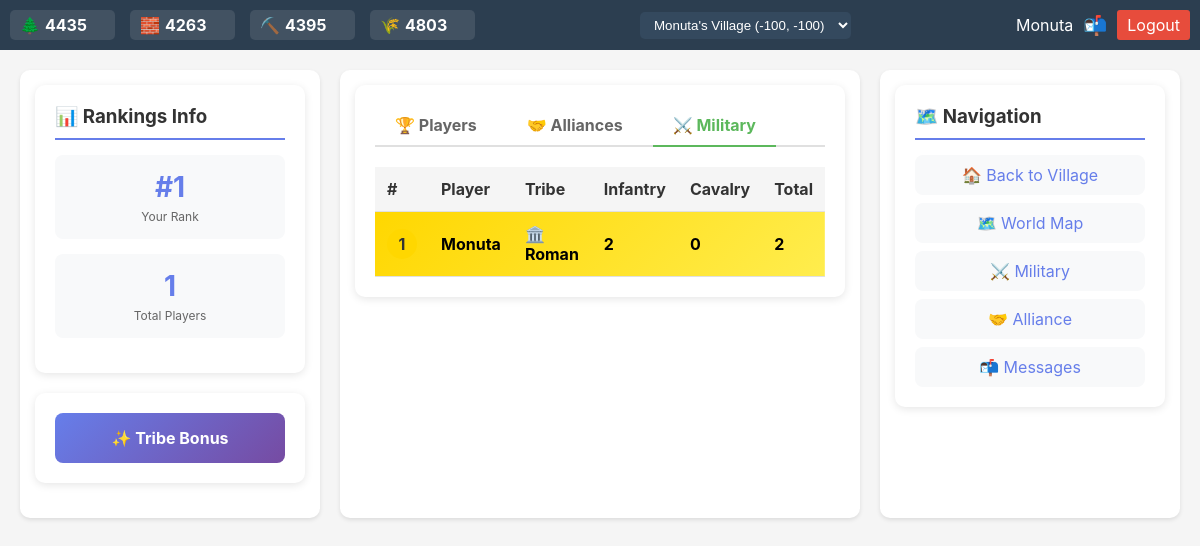
The page /rankings.php?tab=military&page=1 (signed in) on the database its author committed.
### tables this page shows
CREATE TABLE `resources` (
  `village_id` int(11) NOT NULL,
  `wood` decimal(12,2) DEFAULT 500.00,
  `clay` decimal(12,2) DEFAULT 500.00,
  `iron` decimal(12,2) DEFAULT 500.00,
  `crop` decimal(12,2) DEFAULT 500.00,
  `wood_production` int(11) DEFAULT 10,
  `clay_production` int(11) DEFAULT 10,
  `iron_production` int(11) DEFAULT 10,
  `crop_production` int(11) DEFAULT 5,
  `last_update` timestamp NOT NULL DEFAULT current_timestamp() ON UPDATE current_timestamp(),
  PRIMARY KEY (`village_id`),
  CONSTRAINT `resources_ibfk_1` FOREIGN KEY (`village_id`) REFERENCES `villages` (`id`) ON DELETE CASCADE
);

CREATE TABLE `users` (
  `id` int(11) NOT NULL AUTO_INCREMENT,
  `username` varchar(50) NOT NULL,
  `password_hash` varchar(255) NOT NULL,
  `email` varchar(100) NOT NULL,
  `tribe` enum('roman','teuton','gaul') NOT NULL,
  `created_at` timestamp NOT NULL DEFAULT current_timestamp(),
  `last_login` datetime DEFAULT NULL,
  `beginner_protection_until` datetime DEFAULT NULL,
  `is_active` tinyint(1) DEFAULT 1,
  `is_banned` tinyint(1) DEFAULT 0,
  `ip_address` varchar(45) DEFAULT NULL,
  PRIMARY KEY (`id`),
  UNIQUE KEY `username` (`username`),
  UNIQUE KEY `email` (`email`),
  KEY `idx_username` (`username`),
  KEY `idx_email` (`email`)
);

### src/classes/village.php (called while the page is built, shortened)
<?php
require_once __DIR__ . '/../config/database.php';
class Village {
    private $conn;
    public function __construct() {
        $database = new Database();
        $this->conn = $database->getConnection();
    }
    public function getResources($village_id) {
        $query = "SELECT * FROM resources WHERE village_id = :village_id";
        $stmt = $this->conn->prepare($query);
        $stmt->bindParam(':village_id', $village_id);
        $stmt->execute();
        return $stmt->fetch(PDO::FETCH_ASSOC);
    }
}
?>

### src/config/database.php (called while the page is built, shortened)
<?php
class Database {
    private $host = 'localhost';
    private $db_name = 'travian_clone';
    private $username = 'root';
    private $password = '';
    public function getConnection() {
        $this->conn = null;
        try {
            $this->conn = new PDO(
                "mysql:host=" . $this->host . ";dbname=" . $this->db_name,
                $this->username,
                $this->password
            );
            $this->conn->setAttribute(PDO::ATTR_ERRMODE, PDO::ERRMODE_EXCEPTION);
            $this->conn->exec("set names utf8");
        } catch(PDOException $exception) {
            error_log("Connection error: " . $exception->getMessage());
        }
        return $this->conn;
    }
}
?>

### src/classes/user.php (called while the page is built, shortened)
<?php
require_once __DIR__ . '/../config/database.php';
class User {
    private $conn;
    public $id;
    public function __construct() {
        $database = new Database();
        $this->conn = $database->getConnection();
    }
    public function getVillages() {
        $query = "SELECT * FROM villages WHERE user_id = :user_id ORDER BY is_capital DESC, created_at ASC";
        $stmt = $this->conn->prepare($query);
        $stmt->bindParam(':user_id', $this->id);
        $stmt->execute();
        return $stmt->fetchAll(PDO::FETCH_ASSOC);
    }
    public function getPlayerRank($user_id) {
        $query = "SELECT FIND_IN_SET(total_population, (
                    SELECT GROUP_CONCAT(total_population ORDER BY total_population DESC)
                    FROM player_rankings
                  )) as rank FROM player_rankings WHERE id = :user_id";
        $stmt = $this->conn->prepare($query);
        $stmt->bindParam(':user_id', $user_id);
        $stmt->execute();
        $result = $stmt->fetch(PDO::FETCH_ASSOC);
        return $result ? $result['rank'] : null;
    }
    public function getTotalPlayers() {
        $query = "SELECT COUNT(*) as total FROM player_rankings";
        $stmt = $this->conn->prepare($query);
        $stmt->execute();
        $result = $stmt->fetch(PDO::FETCH_ASSOC);
        return $result['total'];
    }
}
?>

### src/classes/alliance.php (called while the page is built, shortened)
<?php
require_once __DIR__ . '/../config/database.php';
class Alliance {
    private $conn;
    public function __construct() {
        $database = new Database();
        $this->conn = $database->getConnection();
    }
    public function getMilitaryRankings($limit = 100, $offset = 0) {
        $query = "SELECT * FROM military_rankings ORDER BY total_troops DESC LIMIT :limit OFFSET :offset";
        $stmt = $this->conn->prepare($query);
        $stmt->bindParam(':limit', $limit, PDO::PARAM_INT);
        $stmt->bindParam(':offset', $offset, PDO::PARAM_INT);
        $stmt->execute();
        return $stmt->fetchAll(PDO::FETCH_ASSOC);
    }
}
?>

### src/classes/message.php (called while the page is built, shortened)
<?php
require_once __DIR__ . '/../config/database.php';
class Message {
    private $conn;
    public function __construct() {
        $database = new Database();
        $this->conn = $database->getConnection();
    }
    public function getUnreadCount($user_id) {
        $query = "SELECT COUNT(*) as count FROM messages WHERE to_user_id = :user_id AND is_read = 0";
        $stmt = $this->conn->prepare($query);
        $stmt->bindParam(':user_id', $user_id);
        $stmt->execute();
        $row = $stmt->fetch(PDO::FETCH_ASSOC);
        return $row['count'];
    }
}
?>

### public/rankings.php (the view, shortened to what this page needs)
<?php
require_once '../src/classes/User.php';
require_once '../src/classes/Alliance.php';
include_once 'includes/header.php';
$alliance = new Alliance();
$tab = isset($_GET['tab']) ? $_GET['tab'] : 'players';
$page = isset($_GET['page']) ? intval($_GET['page']) : 1;
$limit = 20;
$offset = ($page - 1) * $limit;
$rankings = [];
$total = 0;
$user_rank = null;
if($tab == 'players') {
    $rankings = $user->getPlayerRankings($limit, $offset);
    $total = $user->getTotalPlayers();
    $user_rank = $user->getPlayerRank($_SESSION['user_id']);
} elseif($tab == 'military') {
    $rankings = $alliance->getMilitaryRankings($limit, $offset);
    $total = $user->getTotalPlayers();
    $user_rank = $user->getPlayerRank($_SESSION['user_id']);
}
?>
<!DOCTYPE html>
<html lang="en">
<head>
    <link rel="stylesheet" href="css/style.css">
</head>
<body>
    <div class="game-container">
        <div class="game-content">
            <div class="left-column">
                <div class="rankings-card">
                    <h3>📊 Rankings Info</h3>
                    <div class="stats-box">
                        <div class="stats-number">#<?php echo $user_rank ?: '?'; ?></div>
                        <div class="stats-label">Your Rank</div>
                    </div>
                    <div class="stats-box">
                        <div class="stats-number"><?php echo number_format($total); ?></div>
                        <div class="stats-label">Total <?php echo $tab == 'alliances' ? 'Alliances' : 'Players'; ?></div>
                    </div>
                </div>
                <div class="rankings-card">
                    <div class="tribe-bonus">
                        <strong>✨ Tribe Bonus</strong><br>
                    </div>
                </div>
            </div>
            <div class="center-column">
                <div class="rankings-card">
                    <div class="rank-tabs">
                        <a href="?tab=players&page=1" class="rank-tab <?php echo $tab == 'players' ? 'active' : ''; ?>">🏆 Players</a>
                        <a href="?tab=alliances&page=1" class="rank-tab <?php echo $tab == 'alliances' ? 'active' : ''; ?>">🤝 Alliances</a>
                        <a href="?tab=military&page=1" class="rank-tab <?php echo $tab == 'military' ? 'active' : ''; ?>">⚔️ Military</a>
                    </div>
                    <table class="rankings-table">
                        <thead>
                            <tr>
                                <th>#</th>
                                <th><?php echo $tab == 'alliances' ? 'Alliance' : 'Player'; ?></th>
                                <?php if($tab == 'players'): ?>
                                    <th>Tribe</th>
                                    <th>Villages</th>
                                    <th>Population</th>
                                <?php elseif($tab == 'military'): ?>
                                    <th>Tribe</th>
                                    <th>Infantry</th>
                                    <th>Cavalry</th>
                                    <th>Total</th>
                                <?php endif; ?>
                            </tr>
                        </thead>
                        <tbody>
                            <?php
                            $rank_start = $offset + 1;
                            foreach($rankings as $index => $item):
                                $rank = $rank_start + $index;
                                $row_class = '';
                                if($rank == 1) $row_class = 'rank-1';
                                elseif($rank == 2) $row_class = 'rank-2';
                                elseif($rank == 3) $row_class = 'rank-3';
                            ?>
                                <tr class="<?php echo $row_class; ?>">
                                    <td><span class="rank-badge"><?php echo $rank; ?></span></td>
                                    <td>
                                        <strong><?php echo htmlspecialchars($tab == 'alliances' ? $item['name'] : $item['username']); ?></strong>
                                    </td>
                                    <?php if($tab == 'players'): ?>
                                        <td>
                                            <?php
                                            $tribe_icon = '';
                                            if($item['tribe'] == 'roman') $tribe_icon = '🏛️';
                                            elseif($item['tribe'] == 'teuton') $tribe_icon = '⚔️';
                                            elseif($item['tribe'] == 'gaul') $tribe_icon = '🛡️';
                                            echo $tribe_icon . ' ' . ucfirst($item['tribe']);
                                            ?>
                                        </td>
                                        <td><?php echo number_format($item['total_villages']); ?></td>
                                        <td><?php echo number_format($item['total_population']); ?></td>
                                    <?php elseif($tab == 'military'): ?>
                                        <td>
                                            <?php
                                            if($item['tribe'] == 'roman') echo '🏛️ Roman';
                                            elseif($item['tribe'] == 'teuton') echo '⚔️ Teuton';
                                            elseif($item['tribe'] == 'gaul') echo '🛡️ Gaul';
                                            ?>
                                        </td>
                                        <td><?php echo number_format($item['infantry']); ?></td>
                                        <td><?php echo number_format($item['cavalry']); ?></td>
                                        <td><strong><?php echo number_format($item['total_troops']); ?></strong></td>
                                    <?php endif; ?>
                                </tr>
                            <?php endforeach; ?>
                        </tbody>
                    </table>
                </div>
            </div>
            <div class="right-column">
                <div class="rankings-card">
                    <h3>🗺️ Navigation</h3>
                    <div class="nav-links">
                        <a href="village.php" class="nav-link">🏠 Back to Village</a>
                        <a href="map.php" class="nav-link">🗺️ World Map</a>
                        <a href="military.php" class="nav-link">⚔️ Military</a>
                        <a href="alliance.php" class="nav-link">🤝 Alliance</a>
                        <a href="messages.php" class="nav-link">📬 Messages</a>
                    </div>
                </div>
            </div>
        </div>
    </div>
</body>
</html>

### public/includes/header.php (shortened to what this page needs)
<?php
require_once __DIR__ . '/../../src/classes/User.php';
require_once __DIR__ . '/../../src/classes/Village.php';
require_once __DIR__ . '/../../src/classes/Message.php';
$user = new User();
$user->id = $_SESSION['user_id'];
$villages = $user->getVillages();
$current_village_id = isset($_GET['village']) ? intval($_GET['village']) :
                      (isset($_SESSION['current_village_id']) ? $_SESSION['current_village_id'] :
                      (!empty($villages) ? $villages[0]['id'] : 0));
$resources = null;
if($current_village_id > 0) {
    $village = new Village();
    $village->updateResources($current_village_id);
    $resources = $village->getResources($current_village_id);
}
$message = new Message();
$unread_count = $message->getUnreadCount($_SESSION['user_id']);
?>
<div class="top-bar">
    <div class="resources">
        <div class="resource wood">
            <span class="resource-icon">🌲</span>
            <span class="resource-value" id="wood-resource"><?php echo $resources ? floor($resources['wood']) : 0; ?></span>
        </div>
        <div class="resource clay">
            <span class="resource-icon">🧱</span>
            <span class="resource-value" id="clay-resource"><?php echo $resources ? floor($resources['clay']) : 0; ?></span>
        </div>
        <div class="resource iron">
            <span class="resource-icon">⛏️</span>
            <span class="resource-value" id="iron-resource"><?php echo $resources ? floor($resources['iron']) : 0; ?></span>
        </div>
        <div class="resource crop">
            <span class="resource-icon">🌾</span>
            <span class="resource-value" id="crop-resource"><?php echo $resources ? floor($resources['crop']) : 0; ?></span>
        </div>
    </div>
    <div class="village-selector">
        <select id="villageSelect" onchange="changeVillage()">
            <?php foreach($villages as $v): ?>
                <option value="<?php echo $v['id']; ?>" <?php echo $v['id'] == $current_village_id ? 'selected' : ''; ?>>
                    <?php echo htmlspecialchars($v['name']); ?> (<?php echo $v['x']; ?>, <?php echo $v['y']; ?>)
                </option>
            <?php endforeach; ?>
        </select>
    </div>
    <div class="user-menu">
        <span><?php echo htmlspecialchars($_SESSION['username']); ?></span>
        <a href="messages.php" class="message-link">
            📬 <?php if($unread_count > 0): ?><span class="unread-badge"><?php echo $unread_count; ?></span><?php endif; ?>
        </a>
        <a href="logout.php" class="btn-small">Logout</a>
    </div>
</div>

### rows shown on the page
resources: wood "4435", clay "4263", iron "4395", crop "4803"
users: rank "1", username "Monuta", tribe "🏛️ Roman", infantry "2", cavalry "0", total_troops "2"

### other values the page prints
$_SESSION['username'] "Monuta"
$user_rank ?: '?' "1"
$total "1"
form field value "Monuta's Village (-100, -100)"
